Frame 1 (no input): blank canvas, image omitted
Frame 60 (no input): blank canvas, image omitted
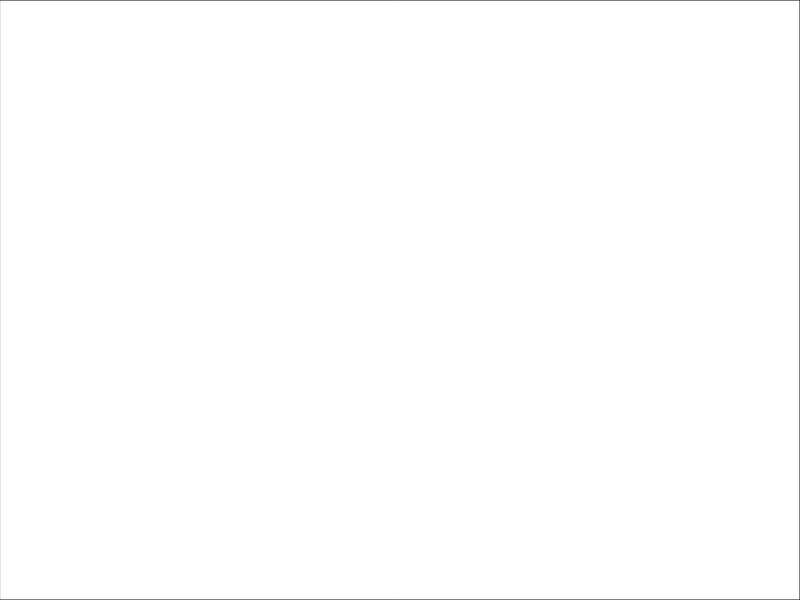
Frame 120 (the mouse pressed at the canvas centre since frame 60)

The p5.js sketch whose frames 1 and 60 were blank and that drew this single picture after the mouse press (run headless with seeded random() and noise() and a simulated clock; from frame 60 on, the mouse is pressed at the canvas centre):

// p5.js sketch
// ── sketch.js
var value = 0;

function setup() {
  createCanvas(displayWidth, displayHeight);
}

function draw() {
   background(0);

if (mouseIsPressed) {
  value = 255;
  fill (value);
  rect(0, 0, displayWidth, displayHeight);
  print(value);
 }
  else {
  value = 0;}
}

function touchStarted() {
  value = 255;
  fill (value);
  rect(0, 0, displayWidth, displayHeight);
}

function touchEnded() {
  value = 0;
  fill (value);
  rect(0, 0, displayWidth, displayHeight);
}
